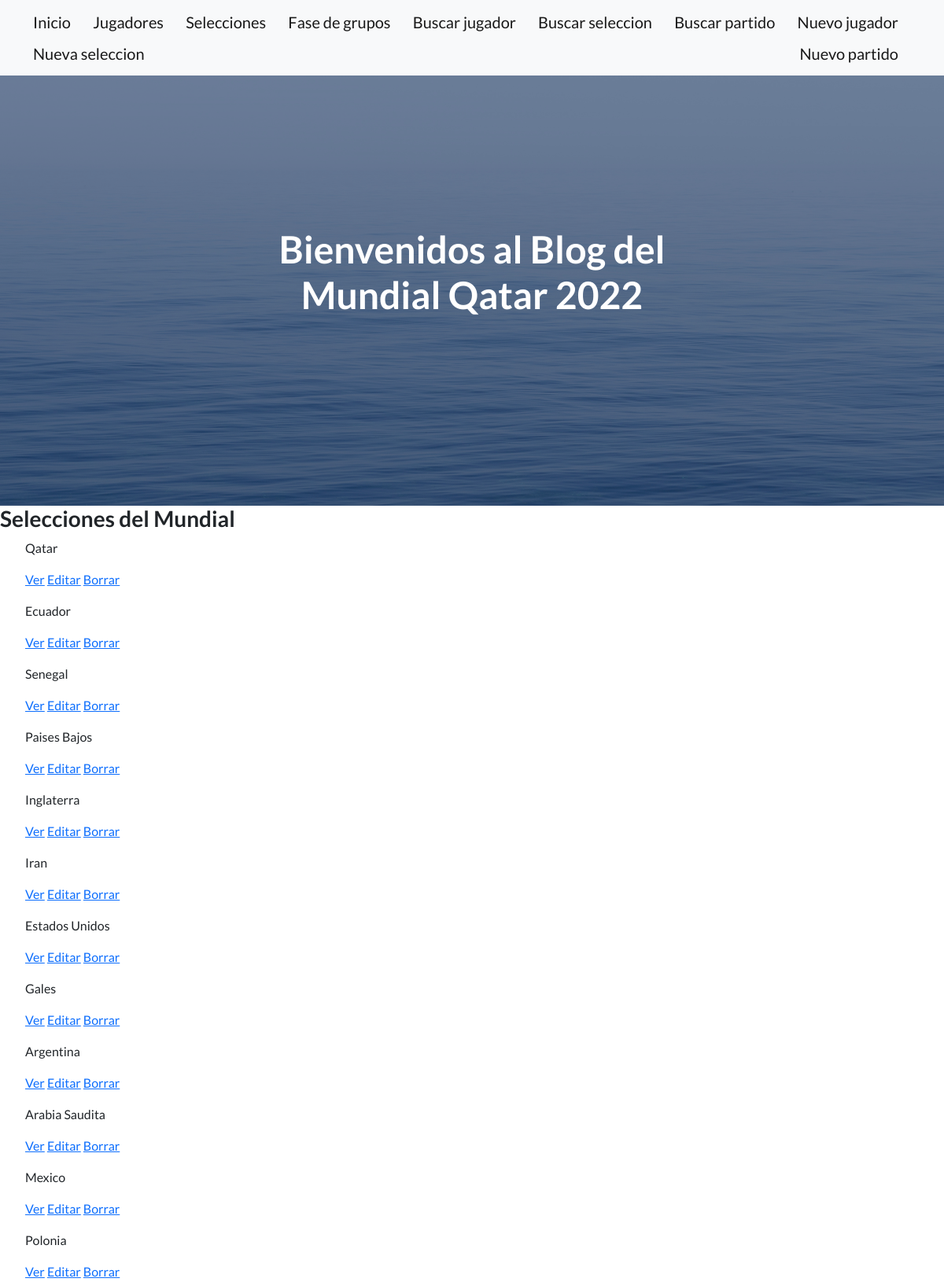
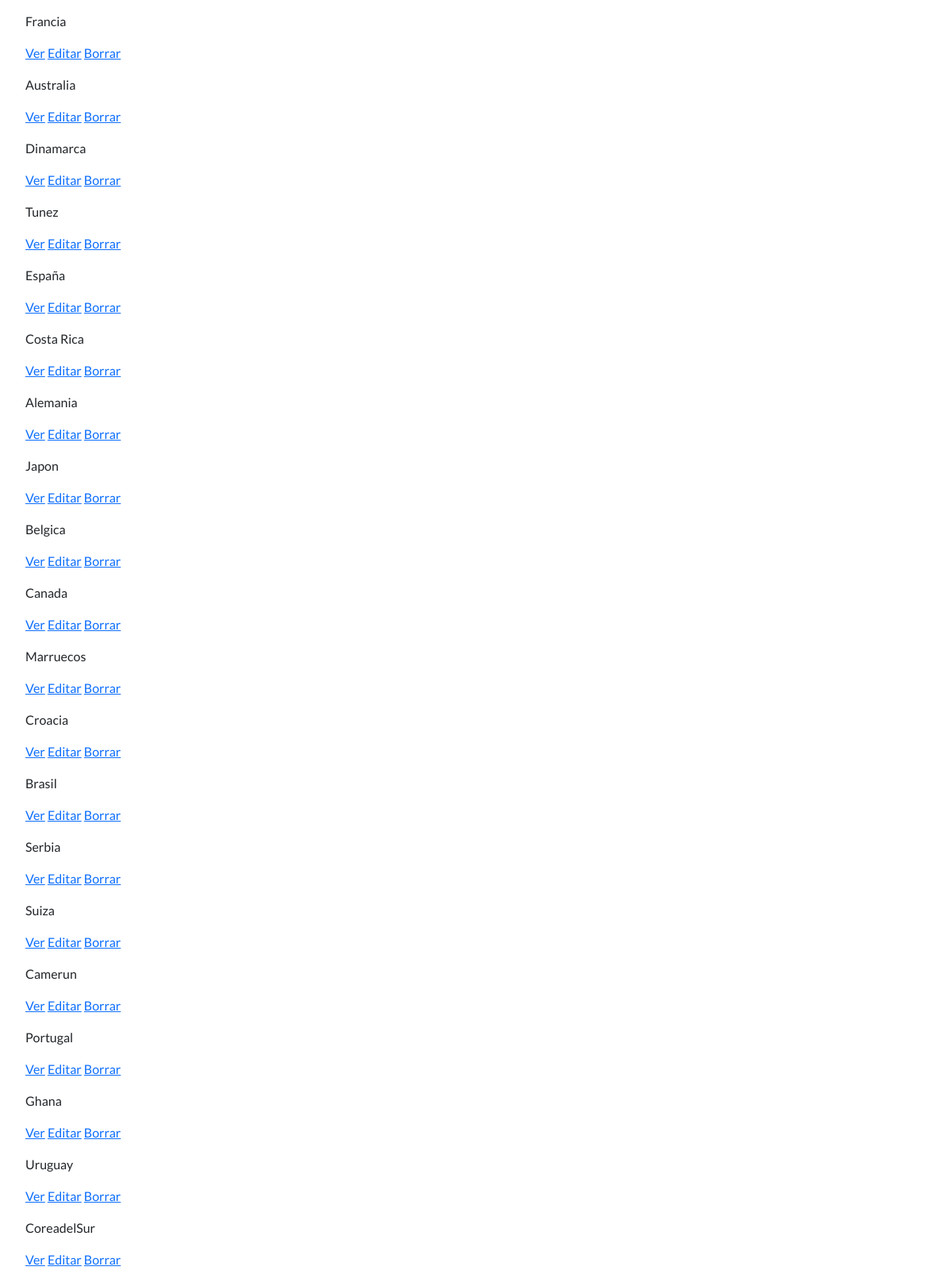
Screenshot of /AppMundial/selecciones/list with the database file from the repository (2 pictures, top to bottom).
### AppMundial/models.py (models this page shows, shortened)
class Selecciones(models.Model):
    nombre = models.CharField(max_length=30, null=True, blank=True)
    bandera_color = models.CharField(max_length=30, null=True, blank=True)
    director_tecnico = models.CharField(max_length=30, null=True, blank=True)

### AppMundial/views.py (the view)
# urls.py: path('AppMundial/selecciones/list', views.SeleccionesList.as_view(), name='Lists'),
class SeleccionesList(ListView):
    model = Selecciones
    template_name = 'AppMundial/seleccion_list.html'

### AppMundial/templates/AppMundial/seleccion_list.html
{% extends "AppMundial/base.html" %}
{% load static %}
{% block contenidoQueCambia %}
<h3>Selecciones del Mundial</h3>
    <ul>
        {% for selecciones in object_list %}
            <p>{{selecciones.nombre}}</p>
            <p>
                <a href="{% url 'Details' selecciones.id %}">Ver</a>
                <a href="{% url 'Edits' selecciones.id %}">Editar</a>
                <a href="{% url 'Deletes' selecciones.id %}">Borrar</a>
            </p>
        {% endfor %}
    </ul>
{% endblock %}

### rows the page displays
Selecciones: nombre "Qatar"
Selecciones: nombre "Ecuador"
Selecciones: nombre "Senegal"
Selecciones: nombre "Paises Bajos"
Selecciones: nombre "Inglaterra"
Selecciones: nombre "Iran"
Selecciones: nombre "Estados Unidos"
Selecciones: nombre "Gales"
Selecciones: nombre "Argentina"
Selecciones: nombre "Arabia Saudita"
Selecciones: nombre "Mexico"
Selecciones: nombre "Polonia"
Selecciones: nombre "Francia"
Selecciones: nombre "Australia"
Selecciones: nombre "Dinamarca"
Selecciones: nombre "Tunez"
Selecciones: nombre "España"
Selecciones: nombre "Costa Rica"
Selecciones: nombre "Alemania"
Selecciones: nombre "Japon"
Selecciones: nombre "Belgica"
Selecciones: nombre "Canada"
Selecciones: nombre "Marruecos"
Selecciones: nombre "Croacia"
Selecciones: nombre "Brasil"
Selecciones: nombre "Serbia"
Selecciones: nombre "Suiza"
Selecciones: nombre "Camerun"
Selecciones: nombre "Portugal"
Selecciones: nombre "Ghana"
Selecciones: nombre "Uruguay"
Selecciones: nombre "CoreadelSur"
